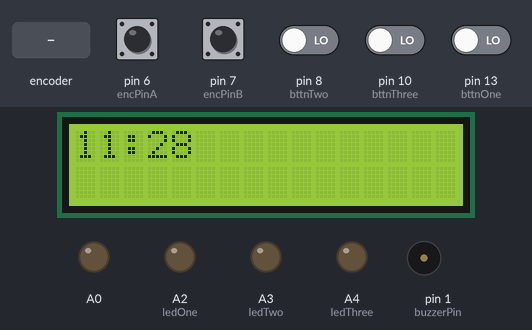
Recording of a sketch running on a simulated Arduino Uno, built with avr-gcc and run on an emulated ATmega328P. On the bench: 16×2 character LCD, output pins drawn as LEDs (lit = HIGH), buzzer (waves = sounding). Inputs (shaded band) come from the test bench; at power-on: pin 6 (encPinA), pin 7 (encPinB) HIGH, pin 8 (bttnTwo), pin 10 (bttnThree), pin 13 (bttnOne) LOW. Random numbers use the default seed unless the sketch sets one.

Above: at 3.2 s.
3.3 s: rotary encoder on pin 6 (encPinA) / pin 7 (encPinB) turned 3 steps (first pin leading)
At 4.3 s:
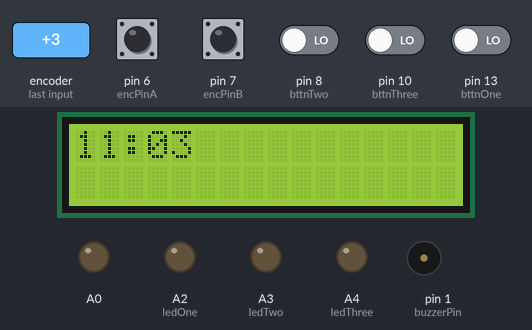
5.4 s: pin 8 (bttnTwo) driven HIGH
At 6.2 s:
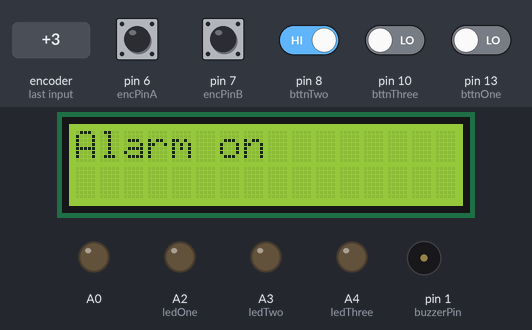
At 8.1 s:
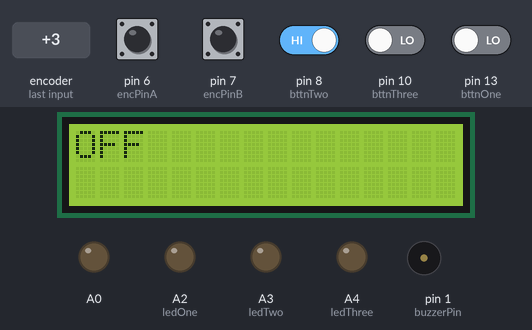
Timing chart, 0 to 9.6 s (numbered marks = the images above; inputs shaded):
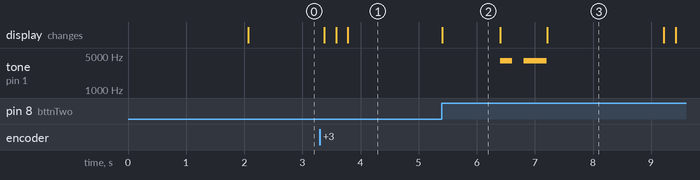

The sketch:

AlarmClock.ino
```cpp
#include <LiquidCrystal.h>
#include <TimeLib.h>
#include <TimeLib.h>
#include <TimeAlarms.h>

AlarmId id;

// encoder
const int encPinA = 6;
const int encPinB = 7;
int encValue = 0;      // this is the starting value
int encOldValue = 0;    //
const int encRight = 1;            // don't change these values
const int encLeft = 2;             //
const int encNoChange = 3;         //
int encValueA = 0;                 //
int encValueB = 0;                 //
int encDirection = encNoChange;    //
const int encMinValue = 0;      // change these if you wish
const int encMaxValue = 59;    //
const int encStep = 1;          //

// Buttons
const int bttnOne = 13;
const int bttnTwo = 8;
const int bttnThree = 10;

// leds
const int ledOne = A2;
const int ledTwo = A3;
const int ledThree = A4;

// Sensor
const int lightSensor = A1;

// Buzzer
const int buzzerPin = 1;

// LCD screen
const int rs = 12, en = 11, d4 = 5, d5 = 4, d6 = 3, d7 = 2;
LiquidCrystal lcd(rs, en, d4, d5, d6, d7);

int STATE = 0;
unsigned long timer = 0;
int goal = 15;
bool LedsOn = false;
int correctAttempts = 0;

void setup() {

  pinMode(encPinA, INPUT_PULLUP);    // active LOW logic
  pinMode(encPinB, INPUT_PULLUP);    // active LOW logic
  pinMode(bttnOne, INPUT);
  pinMode(bttnTwo, INPUT);
  pinMode(bttnThree, INPUT);
  pinMode(ledOne, OUTPUT);
  pinMode(ledTwo, OUTPUT);
  pinMode(ledThree, OUTPUT);
  pinMode(lightSensor, INPUT);
  pinMode(buzzerPin, OUTPUT);
  lcd.begin(16, 2);
  analogWrite(A0, 0);
  setTime(11, 28, 0, 10, 30, 17); // set time to Saturday 8:29:00am Jan 1 2011
  //  encValue = minute();
  delay(2000);

}

void loop() {

  switch (STATE) {
    case 0: // display hours
      digitalClockDisplay();
      break;
    case 1: // setting alarm
      displayAlarmSetting(encValue);
      break;
    case 2: // play alarm
      playAlarm();
      break;
    default:
      break;
  }
  if (STATE != 2) {
    encProcess();                    // check for encoder rotation
    if (encValue != encOldValue) {   // encoder rotation actions
      encOldValue = encValue;
      timer = millis();
      STATE = 1;
    }
  }
  Alarm.delay(0);

}

void digitalClockDisplay() {
  String Time;
  if (minute() < 10) {
    Time = String(hour()) + ":0" + String(minute());
  }
  else {
    Time = String(hour()) + ":" + String(minute());
  }
  lcd.setCursor(0, 0);
  lcd.print(Time);
}

void displayAlarmSetting(int value) {
  String Time;
  if (value < 10) {
    Time = String(hour()) + ":0" + String(value);
  }
  else {
    Time = String(hour()) + ":" + String(value);
  }
  lcd.setCursor(0, 0);
  lcd.print(Time);


  if (digitalRead(bttnTwo) == 1) {
    int diff = (value - minute()) * 60;
    Alarm.timerOnce(diff, OnceOnly);            // called once after x seconds
    lcd.setCursor(0, 0);
    lcd.print("Alarm on");
    STATE = 0;
    delay(1000);
    lcd.clear();
    timer = millis();
  }

  if (millis() - timer > 4000) STATE = 0;
}

void OnceOnly() {
  lcd.setCursor(0, 0);
  lcd.print("Alarm!!!");
  STATE = 2;
}
void playAlarm() {

  tone(1, 4000, 200);
  delay(200);
  noTone(1);
  delay(200);
  tone(1, 4000, 400);
  delay(400);
  noTone(1);


  int randNumber = random(2, 4);
  turnOnLed(randNumber);
  LedsOn = true;
  timer = millis();

  while (LedsOn && millis() - timer < 1300) {
    if (checkButtons(randNumber) == true) {
      turnOffLed(randNumber);
      LedsOn = false;
      delay(200);
      timer = millis();
      correctAttempts += 1;
      if (correctAttempts == goal) {
        alarmOff();
        correctAttempts = 0;
        STATE = 0;
        goal += 1;
      }
    }
    else if (analogRead(lightSensor) > 100) {
      alarmOff();
      correctAttempts = 0;
      STATE = 0;
      goal += 1;
    }
  }
  if (millis() - timer > 1290) {
    error();
    delay(200);
    lcd.clear();
  }

}

void turnOnLed(int randNumber) {
  switch (randNumber) {
    case 1:
      analogWrite(ledOne, 180);

      break;
    case 2:
      analogWrite(ledTwo, 180);

      break;
    case 3:
      analogWrite(ledThree, 180);

    default:
      break;
  }
}
void turnOffLed(int randNumber) {
  switch (randNumber) {
    case 1:
      analogWrite(ledOne, 0);
      break;
    case 2:
      analogWrite(ledTwo, 0);
      break;
    case 3:
      analogWrite(ledThree, 0);
    default:
      break;
  }
}

bool checkButtons(int randNumber) {

  int one = digitalRead(bttnOne);
  int two = digitalRead(bttnTwo);
  int three = digitalRead(bttnThree);

  if (two == 1 && randNumber == 2) {
    return true;
  }
  else  if (three == 1 && randNumber == 3) {
    return true;
  }
  else if (two == 1 && randNumber != 2) {
    error();
    return false;
  }
  else if (three == 1 && randNumber != 3) {
    error();
    return false;
  }
  else {
    return false;
  }
  delay(500);
}

void error() {
  lcd.clear();
  lcd.setCursor(0, 0);
  lcd.print("ERROR");
  turnOffLed(1);
  turnOffLed(2);
  turnOffLed(3);
  LedsOn = false;
  correctAttempts = 0;
}

void alarmOff() {
  lcd.clear();
  lcd.setCursor(0, 0);
  lcd.print("OFF");
  delay(2000);

}
```

Encoder.ino
```cpp
void encProcess()
{
  encValueA = digitalRead(encPinA);    // read encoder pins
  encValueB = digitalRead(encPinB);    //
  delay(1);

  if(encValueA == HIGH && encValueB == HIGH) {    // normal resting condition //

    if(encDirection == encRight) {           // right turn detected on previous loop
      encValue += encStep;                   //
      if(encValue > encMaxValue) {           //
        encValue=encMaxValue;                //
      }                                      //
    } else if (encDirection == encLeft) {    // left turn detected on previous loop
      encValue -= encStep;                   //
      if(encValue < encMinValue) {           //
        encValue = encMinValue;              //
      }                                      //
    }                                        //

    encDirection = encNoChange;    // normal resting action //

  } else {

    if(encValueA == LOW) {        // right turn detected
      encDirection = encRight;    //
    }                             //
    if(encValueB == HIGH) {       // left turn detected
      encDirection = encLeft;     //
    }                             //

  }
}
```

Measured:
- after the input at 3.3 s, the display: first changes after 0.08 s (image 1 shows a later state)
- after the input at 5.4 s, tone on pin 1 (buzzerPin): silent → 4000 Hz after 1.0 s, → silent 0.20 s later, → 4000 Hz 0.20 s later, → silent 0.40 s later
- what the display in image 2 shows lasts 1.0 s, from 5.4 s to 6.4 s
